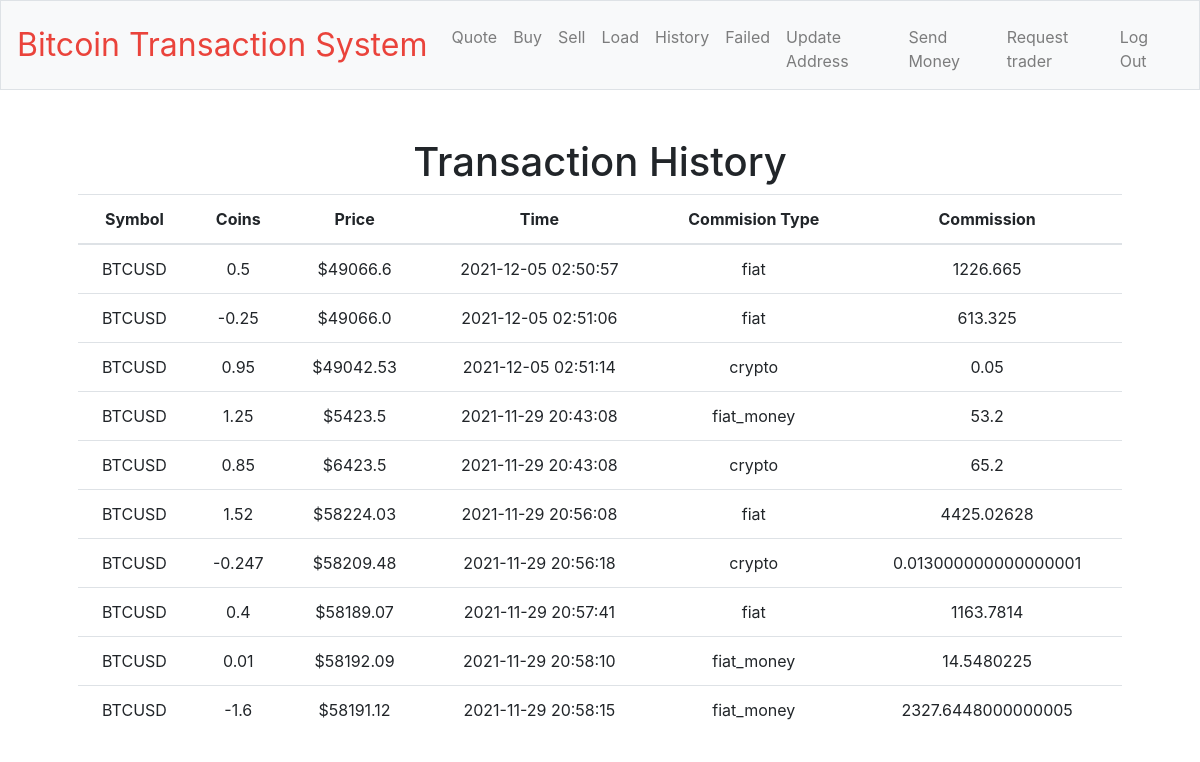
Screenshot of /history (signed in) with the database file from the repository.
### tables this page shows
CREATE TABLE 'TRANSACTIONX' ('user_id' INTEGER, 'client_id' VARCHAR(100), 'trader_id' VARCHAR(100) NOT NULL DEFAULT 'self', 'price' REAL, 'coin' REAL, 'commission' REAL, 'commission_type' VARCHAR(100), 'status' INTEGER, 'time' timestamp DEFAULT CURRENT_TIMESTAMP, FOREIGN KEY('user_id') REFERENCES 'USER' ON DELETE CASCADE);

### app.py (the view, shortened to what this page needs)
@app.route("/history")
@login_required
def history():
    user = session["user_id"]
    role = session["role"]
    if role == "client":
        client = 'c'+str(user)
        history = db.execute("SELECT client_id, price, coin, commission, commission_type, status, time FROM TRANSACTIONX WHERE client_id = (?) and status =1", client)
        return render_template("client_history.html", history=history)
    elif role == "trader":
        trader = 't' + str(user)
        history = db.execute("SELECT client_id, price, coin, commission, commission_type, status, time FROM TRANSACTIONX WHERE trader_id = (?) and status =1", trader)

### app.py (called while the page is built)
@app.after_request
def after_request(response):
    response.headers["Cache-Control"] = "no-cache, no-store, must-revalidate"
    response.headers["Expires"] = 0
    response.headers["Pragma"] = "no-cache"
    return response

### helpers.py (called while the page is built)
def login_required(f):
    @wraps(f)
    def decorated_function(*args, **kwargs):
        if session.get("user_id") is None:
            return redirect("/login")
        return f(*args, **kwargs)
    return decorated_function

### templates/client_history.html (shortened to what this page needs)
{% extends "clayout.html" %}
{% block main %}
    <h1>Transaction History</h1>
    <table class="table">
      <thead>
        <tr>
          <th scope="col">Symbol</th>
          <th scope="col">Coins</th>
          <th scope="col">Price</th>
          <th scope="col">Time</th>
          <th scope="col">Commision Type</th>
          <th scope="col">Commission</th>
        </tr>
      </thead>
      <tbody>
          {% for i in history %}
        <tr>
          <td>{{ "BTCUSD" }}</th>
          <td>{{ i["coin"] }}</td>
          <td>${{ i["price"] }}</td>
          <td>{{ i["time"] }}</td>
          <td>{{ i["commission_type"] }}</td>
          <td>{{ i["commission"] }}</td>
          {% endfor %}
        </tr>
      </tbody>
    </table>
{% endblock %}

### templates/clayout.html (shortened to what this page needs)
<!DOCTYPE html>
<html lang="en">
    <head>
        <link href="https://maxcdn.bootstrapcdn.com/bootstrap/4.1.3/css/bootstrap.min.css" rel="stylesheet">
        <link href="/static/styles.css" rel="stylesheet">
    </head>
    <body>
        <nav class="navbar navbar-expand-md navbar-light bg-light border">
            <a class="navbar-brand" href="/"><span class="red">Bitcoin Transaction System</span></a>
            <div class="collapse navbar-collapse" id="navbar">
                {% if session.user_id %}
                    <ul class="navbar-nav mr-auto mt-2">
                        <li class="nav-item"><a class="nav-link" href="/quote">Quote</a></li>
                        <li class="nav-item"><a class="nav-link" href="/buy">Buy</a></li>
                        <li class="nav-item"><a class="nav-link" href="/sell">Sell</a></li>
                        <li class="nav-item"><a class="nav-link" href="/load">Load</a></li>
                        <li class="nav-item"><a class="nav-link" href="/history">History</a></li>
                        <li class="nav-item"><a class="nav-link" href="/failed">Failed</a></li>
                        <li class="nav-item"><a class="nav-link" href="/address">Update Address</a></li>
                        <li class="nav-item"><a class="nav-link" href="/sendmoney">Send Money</a></li>
                        <li class="nav-item"><a class="nav-link" href="/asktrade">Request trader</a></li>
                    </ul>
                    <ul class="navbar-nav ml-auto mt-2">
                        <li class="nav-item"><a class="nav-link" href="/logout">Log Out</a></li>
                    </ul>
                {% else %}
                    <ul class="navbar-nav ml-auto mt-2">
                        <li class="nav-item"><a class="nav-link" href="/register">Register</a></li>
                        <li class="nav-item"><a class="nav-link" href="/login">Log In</a></li>
                    </ul>
                {% endif %}
            </div>
        </nav>
        <main class="container p-5">
            {% block main %}{% endblock %}
        </main>
    </body>
</html>

### static/styles.css (style rules this page uses)
nav .navbar-brand { font-size: xx-large; }
nav .navbar-brand .red { color: #ea433b; }
main { overflow-x: auto; text-align: center; }

### rows the page displays
TRANSACTIONX: value "BTCUSD", coin "0.5", price "49066.6", time "2021-12-05 02:50:57", commission_type "fiat", commission "1226.665"
TRANSACTIONX: value "BTCUSD", coin "-0.25", price "49066.0", time "2021-12-05 02:51:06", commission_type "fiat", commission "613.325"
TRANSACTIONX: value "BTCUSD", coin "0.95", price "49042.53", time "2021-12-05 02:51:14", commission_type "crypto", commission "0.05"
TRANSACTIONX: value "BTCUSD", coin "1.25", price "5423.5", time "2021-11-29 20:43:08", commission_type "fiat_money", commission "53.2"
TRANSACTIONX: value "BTCUSD", coin "0.85", price "6423.5", time "2021-11-29 20:43:08", commission_type "crypto", commission "65.2"
TRANSACTIONX: value "BTCUSD", coin "1.52", price "58224.03", time "2021-11-29 20:56:08", commission_type "fiat", commission "4425.02628"
TRANSACTIONX: value "BTCUSD", coin "-0.247", price "58209.48", time "2021-11-29 20:56:18", commission_type "crypto", commission "0.013000000000000001"
TRANSACTIONX: value "BTCUSD", coin "0.4", price "58189.07", time "2021-11-29 20:57:41", commission_type "fiat", commission "1163.7814"
TRANSACTIONX: value "BTCUSD", coin "0.01", price "58192.09", time "2021-11-29 20:58:10", commission_type "fiat_money", commission "14.5480225"
TRANSACTIONX: value "BTCUSD", coin "-1.6", price "58191.12", time "2021-11-29 20:58:15", commission_type "fiat_money", commission "2327.6448000000005"
